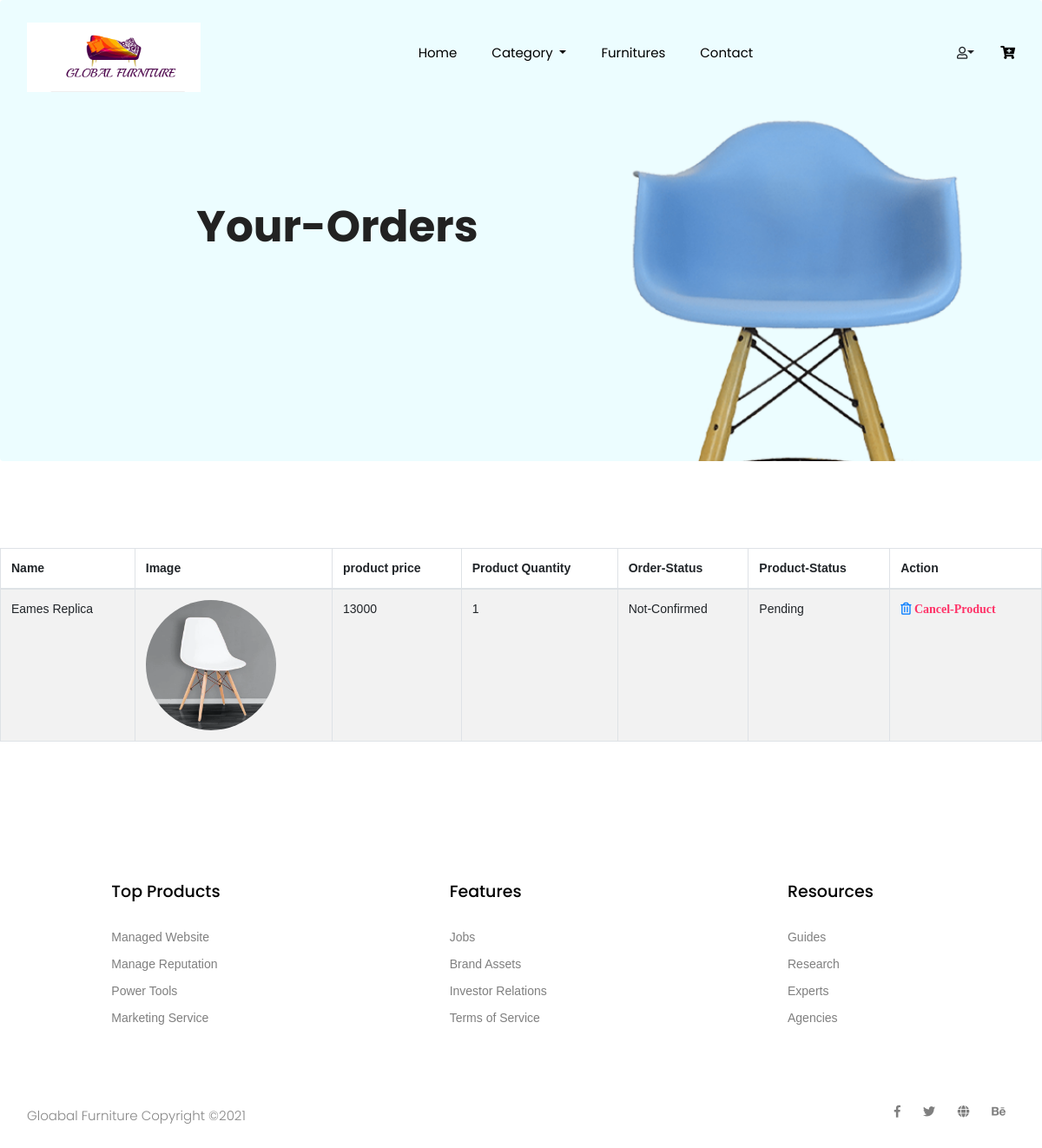
Screenshot of /orders.php (signed in) with the database file from the repository.
### tables this page shows
CREATE TABLE `order_detail` (
  `detail_id` int(20) NOT NULL,
  `product_id` int(20) NOT NULL,
  `order_id` int(20) NOT NULL,
  `product_price` int(20) NOT NULL,
  `product_qty` int(20) NOT NULL
);

CREATE TABLE `product_master` (
  `product_id` int(10) NOT NULL,
  `product_img` varchar(225) NOT NULL,
  `product_name` varchar(255) NOT NULL,
  `product_discription` text NOT NULL,
  `color_id` int(10) NOT NULL,
  `material_id` int(10) NOT NULL,
  `cat_id` int(10) NOT NULL,
  `size_id` int(10) NOT NULL,
  `offer_price` decimal(10,2) NOT NULL,
  `selling_price` decimal(10,2) NOT NULL,
  `insert_date` datetime NOT NULL DEFAULT current_timestamp()
);

CREATE TABLE `orders` (
  `order_id` int(11) NOT NULL,
  `date` date NOT NULL,
  `status` varchar(21) NOT NULL,
  `user_id` int(11) NOT NULL,
  `m_status` varchar(500) NOT NULL
);

### orders.php (the view, shortened to what this page needs)
<!doctype html>
<html lang="zxx">
<head>
<?php include 'head_link.php'; ?>
</head>
<body>
  <?php include("header.php"); ?>
  <section class="breadcrumb breadcrumb_bg">
    <div class="container">
      <div class="row justify-content-center">
        <div class="col-lg-8">
          <div class="breadcrumb_iner">
            <div class="breadcrumb_iner_item">
              <h2>Your-Orders</h2>
            </div>
          </div>
        </div>
      </div>
    </div>
  </section>
  <section class="contact-section padding_top">
              <table id="example1" class="table table-bordered table-striped">
                <div class="col-11 m-lr-auto row">
                <thead>
                <tr>
                  <th>Name</th>
                  <th>Image</th>
                  <th>product price</th>
                  <th>Product Quantity</th>
                  <th>Order-Status</th>
                  <th>Product-Status</th>
                  <th>Action</th>
                </tr>
                </thead>
	<?php
$qry = "SELECT od.* , pm.* , o.*
FROM order_detail od, product_master pm, orders o
WHERE  o.order_id=od.order_id and od.product_id=pm.product_id  and o.user_id=".$_SESSION['user']['user_id'];
$result=mysqli_query($con,$qry);
while ($lst=mysqli_fetch_array($result)) {
	?>
<?php
             echo" <tr>";
                    echo"<td>".$lst['product_name']."</td>";
                    echo "<td ><img class='rounded-circle' src='admin/image/product/".$lst['product_img']."' style='height:150px;width:150px;'></td>";
                    echo" <td>".$lst['product_price']."</td>";
                    echo" <td>".$lst['product_qty']."</td>";
                    echo" <td>".$lst['status']."</td>";
                    echo" <td>".$lst['m_status']."</td>";
                    echo  "<td>
                     <a class='far fa-trash-alt' href='order_process.php?delete=1&oid=". $lst['order_id']."'><b> Cancel-Product</b></a>
                   </td>";
                   echo "</tr>";
 ?>
<?php }   ?>
				</div>
</table>
  </section>
 <?php
    include("footer.php");
 ?>
</body>
</html>

### css/all.css (style rules this page uses)
.fa, .fas, .far, .fal, .fab { -moz-osx-font-smoothing: grayscale; -webkit-font-smoothing: antialiased; display: inline-block; font-style: normal; font-variant: normal; text-rendering: auto; line-height: 1; }
.fa-trash-alt:before { content: "\f2ed"; }
.far { font-family: 'Font Awesome 5 Free'; font-weight: 400; }

### view_profile.css (style rules this page uses)
body { font-family: Arial, Helvetica, sans-serif; }
.container { padding: 16px; }

### rows the page displays
order_detail: product.product_name "Eames Replica", product.product_img (picture), product_price "13000", product_qty "1", order.status "Not-Confirmed", order.m_status "Pending"
